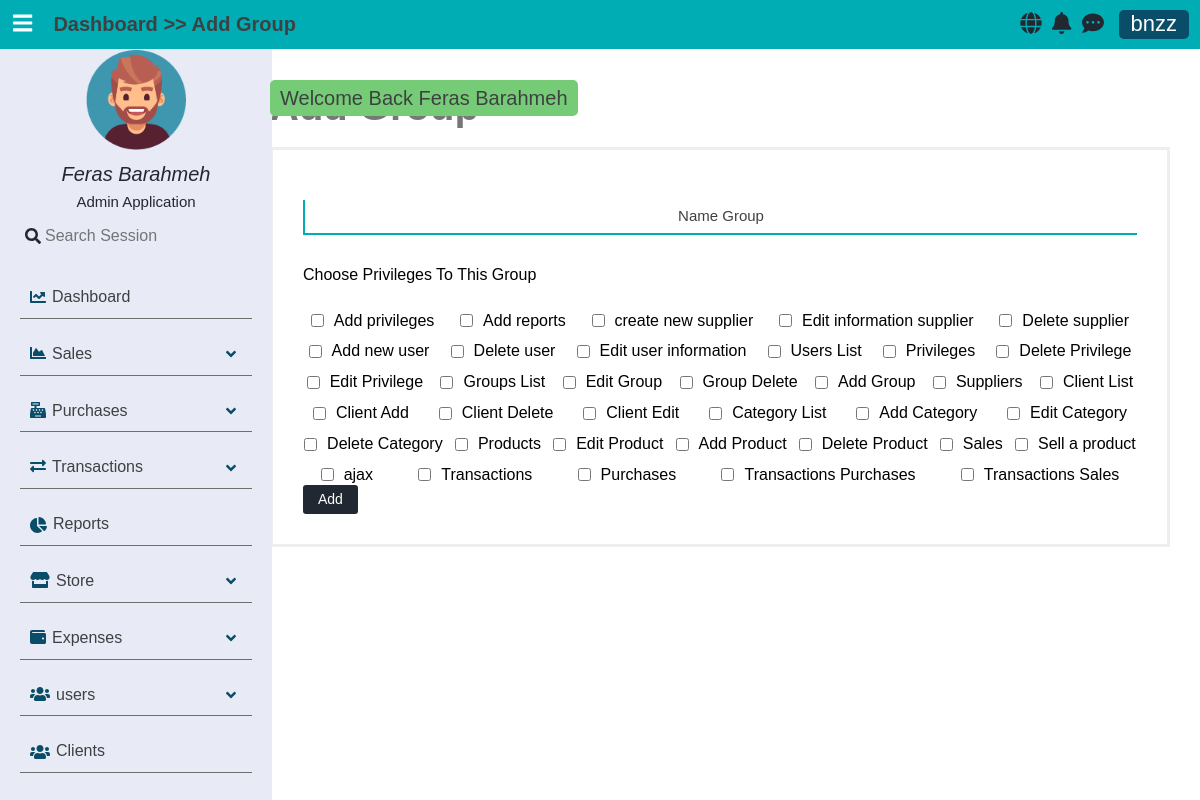
/usersgroups/add (signed in), run on the app's committed database.
### tables this page shows
CREATE TABLE `users_privileges` (
  `PrivilegeId` tinyint(3) UNSIGNED NOT NULL,
  `Privilege` varchar(30) NOT NULL,
  `PrivilegeTitle` varchar(30) NOT NULL
);

### app/controllers/AbstractController.php (called while the page is built, shortened)
<?php
abstract class AbstractController
{
    protected $_controller;
    protected $_action;
    public $_info = [];
    protected Template $_template;
    protected Registration $_registry;
    private function mergeInfo(): void
    {
        $dictionaryLanguage = $this->language->getDictionary();
        if (isset($dictionaryLanguage) && !empty($dictionaryLanguage))
            $this->_info = array_merge($this->_info, $dictionaryLanguage);
    }
    protected function _renderView(): void
    {
        $view = VIEWS_PATH .$this->_controller . DS . $this->_action . ".view.php";
        $this->_template->setRegistry($this->_registry);
        $this->_template->setActionViewFile($view);
        $this->_template->setData($this->_info);
        $this->_template->renderFiles();
    }
    public function setTemplate($tem): void
    {
        $this->_template = $tem;
    }
    public function setRegistry($registry): void
    {
        $this->_registry = $registry;
    }
    public function setController(mixed $controller): void
    {
        $this->_controller = $controller;
    }
    public function setAction(mixed $action): void
    {
        $this->_action = $action;
    }
}

### app/controllers/UsersGroupsController.php (called while the page is built, shortened)
<?php
class UsersGroupsController extends AbstractController
{
    public function addAction()
    {
        $this->_info["privileges"] = UserPrivilegeModel::getAll();
        $this->_renderView();
    }
}

### app/LIB/frontcontroller.php (called while the page is built, shortened)
<?php
class FrontController
{
    private $_controller = "index";
    private $_action = "default";
    private $_params = [];
    private $_template;
    private Registration $_registry;
    public function __construct(Template $tem, Registration $registry, Authentication $authenticated)
    {
        $this->_template = $tem;
        $this->_registry = $registry;
    }
    public function dispatch(): void
    {
        $actionName          = $this->_action . "Action";
        $controller = new $controllerClassName();
        $controller->setController($this->_controller);
        $controller->setAction($this->_action);
        $controller->setParams($this->_params);
        $controller->setTemplate($this->_template);
        $controller->setRegistry($this->_registry);
        $controller->$actionName();
    }
    public function setController(mixed $controller): void
    {
        if (isset($controller) && $controller) {
            $this->_controller = $controller;
        }
    }
    public function setAction(mixed $action): void
    {
        if (isset($action) && $action) {
            $this->_action = $action;
        }
    }
}

### public/index.php (called while the page is built, shortened)
<?php
require_once APP_PATH . DS . "LIB" . DS . "autoload.php";
$session = new SessionManager;
$session->start();
$templateParts = require_once ".." . DS . "app" . DS . "config" . DS . "templateconfig.php";
$template       = new Template($templateParts);
$languages      = new Language();
$message        = Messenger::getInstance($session);
$authenticated  = Authentication::getInstance($session);
$registry       = Registration::getInstance();
$registry->session  = $session;
$registry->language = $languages;
$registry->message  = $message;
$frontController = new FrontController($template, $registry, $authenticated);
$frontController->dispatch();

### app/LIB/autoload.php (called while the page is built, shortened)
<?php
class  AutoLoad {
    public static function autoLoad($className)
    {
        $className = str_replace("APP", '', $className);
        $className = strtolower($className) . ".php" ;
    }
}

### app/LIB/database/databasehandler.php (called while the page is built, shortened)
<?php
abstract class DatabaseHandler
{
    public static function factory():  PDODatabaseHandler | MySQLiDatabaseHandler
    {
        $driver = DATABASE_CONN_DRIVER;
        if ($driver == self::DATABASE_DRIVER_POD) {
            return PDODatabaseHandler::getInstance();
        } elseif ($driver == self::DATABASE_DRIVER_MYSQLI) {
            return MySQLiDatabaseHandler::getInstance();
        }
        return PDODatabaseHandler::getInstance();
    }
}

### app/LIB/database/pdodatabasehandler.php (called while the page is built, shortened)
<?php
class PDODatabaseHandler extends DatabaseHandler
{
    private static $_instance;
    private static $_handler;
    public function __call($name, $arguments)
    {
        return call_user_func_array(array(&self::$_handler, $name), $arguments);
    }
    protected static function init()
    {
        try {
            self::$_handler = new \PDO(
                'mysql:hostname=' . DATABASE_HOST_NAME . ';dbname=' . DATABASE_DB_NAME,
                DATABASE_USER_NAME, DATABASE_PASSWORD, array(
                    \PDO::ATTR_ERRMODE => \PDO::ERRMODE_WARNING,
                    \PDO::MYSQL_ATTR_INIT_COMMAND => 'SET NAMES utf8'
                )
            );
        } catch (\PDOException $e) {
        }
    }
    public static function getInstance(): PDODatabaseHandler
    {
        if(self::$_instance === null) {
            self::$_instance = new self();
        }
        return self::$_instance;
    }
}

### app/models/abstractmodel.php (called while the page is built, shortened)
<?php
class AbstractModel
{
    public static function getAll(): bool|\ArrayIterator
    {
        $query = "SELECT * FROM " . static::$tableName;
        $stmt = DatabaseHandler::factory()->prepare($query);
        $stmt->execute();
        if (method_exists(get_called_class(), "__construct")) {
            $results = $stmt->fetchAll(
                \PDO::FETCH_CLASS | \PDO::FETCH_PROPS_LATE,
                get_called_class(),
                array_keys(static::$tableSchema)
            );
        }
        else {
            $results = $stmt->fetchAll(\PDO::FETCH_CLASS , get_called_class());
        }
        if ((is_array($results) && !empty($results)))  {
            return new \ArrayIterator($results);
        }
        return false;
    }
}

### app/views/usersgroups/add.view.php (the view)
<h1 class="title-header"><?= $title_header ?></h1>
<form class="stander-form" method="POST" enctype="application/x-www-form-urlencoded">
    <fieldset class="rows-inputs">
        <div class="row-input ">
            <input type="text"
                   name="GroupName" id="PrivilegeTitle"
                   class="up-label-focus"
                   placeholder=" " required autocomplete="off"/>
            <label for="GroupName"> <?= $text_name_group; ?> </label>
        </div>
    </fieldset>
    <fieldset class="set-group-user">
        <label class="label-privilege-add-group mb-15"><?= $text_choose_privileges_group ?></label>
        <?php
            if (! empty($privileges)) {
                foreach ($privileges as $privilege) {
                    ?>
                    <div class="">
                        <input type="checkbox" id="privilege-<?= $privilege->PrivilegeId ?>" name="privileges[]" value="<?= $privilege->PrivilegeId ?>" class="cursor-pointer">
                        <label for="privilege-<?= $privilege->PrivilegeId ?>"><?= $privilege->PrivilegeTitle ?></label>
                    </div>
                    <?php
                }
            }
        ?>
    </fieldset>
    <fieldset class="row submit-btn-container">
        <input type="submit" class="stander-btn" value="Add" name="add">
    </fieldset>
</form>

### app/LIB/template/Template.php (shortened to what this page needs)
<?php
class Template
{
    private $_templateParts;
    private $_actionView;
    public function __construct(array $templateParts)
    {
        $this->_templateParts = $templateParts;
    }
    public function setActionViewFile($file): void
    {
        $this->_actionView = $file;
    }
    private function setTemplateHeaderStart(): void
    {
        require_once TEMPLATE_PATH . "templateheaderstart.php";
    }
    private function setTemplateHeaderEnd(): void
    {
        require_once TEMPLATE_PATH . "templateheaderend.php";
    }
    private function ifKeyTemplatePartExist($nameKey): bool
    {
        return array_key_exists($nameKey, $this->_templateParts);
    }
    private function requireFiles($parts): void
    {
        foreach ($parts as $partKey => $partValue) {
            if ($partKey === NAME_VIEW_TEMPLATE_KEY) {
                require_once $this->_actionView;
            }
            else  {
                require_once $partValue;
            }
        }
    }
    private function renderTemplateFiles(): void
    {
        if ($this->ifKeyTemplatePartExist(NAME_TEMPLATE_BLOCK_KEY)) {
            $parts = $this->_templateParts[NAME_TEMPLATE_BLOCK_KEY];
            if(! empty($parts)) {
                $this->requireFiles($parts);
            }
        } else {
            trigger_error("Name Template Key Not Found", E_USER_WARNING);
        }
    }
    private function generateLinksTags($resources, &$links, $type="css"): void
    {
        if (!empty($resources)) {
            foreach ($resources as $resourceKey => $resourceValue) {
                if ($type === "css")
                    $links .=  '<link rel="stylesheet" href="' . $resourceValue .'">';
                else
                    $links .= '<script src="' . $resourceValue. '" ></script>';
            }
        }
    }
    private function renderHeaderResources(): void
    {
        if ($this->ifKeyTemplatePartExist(NAME_TEMPLATE_HEADER_RESOURCES)) {
            $resources = $this->_templateParts[NAME_TEMPLATE_HEADER_RESOURCES];
            $links = '';
            if(! empty($resources)) {
                $css = $resources["css"];
                $this->generateLinksTags($css, $links, "css");
                $js = $resources["js"];
                $this->generateLinksTags($js, $links, "js");
            }
            echo $links;
        }
        else {
            trigger_error("Name Template Key Not Found ( " . NAME_TEMPLATE_HEADER_RESOURCES . ')', E_USER_WARNING);
        }
    }
    private function setTemplateFooter(): void
    {
        require_once TEMPLATE_PATH . "tempaltefooter.php";
    }
    public function renderFiles(): void
    {
        $this->renderHeaderResources();
        $this->renderTemplateFiles();
    }
}

### public/css/en/main.css (style rules this page uses)
* { margin: 0; padding: 0; border: 0; outline: none; line-height: 1.3; font-size: 1em; -webkit-transition: all 500ms; -moz-transition: all 500ms; -o-transition: all 500ms; transition: all 500ms; }
body { height: 74vh; background-color: var(--bg-black-30); font-family: 'Raleway', sans-serif; }
h1, h2, h3, h4, h5 { margin: 0; padding: 0; }
input { accent-color: var(--bg-black-100); }
:root body { --bg-black-900: #222831; --bg-black-100: #00ADB5; --bg-black-70: #00FFCA; --bg-black-80: #393E46; --bg-black-60: #e8eaf6; --bg-black-50: #EEEEEE; --bg-black-30: #ffffff; --text-black-900: #0A4D68; --text-black-700: #3E4142; --text-black-30: #eee; }
input[type="submit"] { transition: color .3s ease-in-out, background-color .3s ease-in-out; }
h1.title-header { font-size: 40px; color: #777; }
.stander-form { border: 3px solid #eee; padding: 30px; margin-top: 15px; }
.rows-inputs { display: flex; position: relative; padding-bottom: 10px; gap: 10px; margin: 20px 0 20px 0; }
.rows-inputs .row-input { position: relative; width: 100%; border-left: 2px solid var(--bg-black-100); border-bottom: 2px solid var(--bg-black-100); padding: 10px 0 2px 10px; }
.rows-inputs .row-input input, .rows-inputs .row-input select, .rows-inputs .row-input textarea { width: 100%; height: 100%; padding: 0; margin: 0; color: var(--text-black-700); }
.rows-inputs .row-input label { position: absolute; top: 50%; left: 50%; transform: translate(-50%, -50%); font-size: 15px; color: var(--text-black-700); }
.stander-btn { max-width: 200px; align-items: center; padding: 5px 15px; border-radius: 3px; cursor: pointer; color: var(--bg-black-30); white-space: nowrap; background-color: var(--bg-black-900); text-transform: capitalize; font-size: 14px; display: flex; }

### public/css/shortcut.css (style rules this page uses)
:root { --danger-color-900: red; --danger-color-700: #c82d2d; --danger-color-500: #c13a3a; --danger-color-300: #c34f4f; --danger-color-200: #d26262; --success-color-900: green; --success-color-700: #0a800a; --success-color-500: #178717; --success-color-300: #47ad47; --success-color-200: #76cc76; --info-color-900: blue; --info-color-700: #1212d1; --info-color-500: #1f1fa9; --info-color-300: #7878fa; --warning-color-900: #b93e00; --warning-color-700: #d8d827; --warning-color-500: #b7b730; --warning-color-300: #FF9966; }
.mb-15 { margin-bottom: 15px; }
.cursor-pointer { cursor: pointer; }

### public/css/en/usersgroups.css (style rules this page uses)
.set-group-user { display: flex; flex-wrap: wrap; gap: 10px; justify-content: space-around; }
.set-group-user input { margin-right: 10px; }
.set-group-user label { display: block; width: 100%; }
.set-group-user div { display: flex; align-items: center; }

### data on the page
users_privileges: PrivilegeTitle "Add privileges"
users_privileges: PrivilegeTitle "Add reports"
users_privileges: PrivilegeTitle "create new supplier"
users_privileges: PrivilegeTitle "Edit information supplier"
users_privileges: PrivilegeTitle "Delete supplier"
users_privileges: PrivilegeTitle "Add new user"
users_privileges: PrivilegeTitle "Delete user"
users_privileges: PrivilegeTitle "Edit user information"
users_privileges: PrivilegeTitle "Users List"
users_privileges: PrivilegeTitle "Privileges"
users_privileges: PrivilegeTitle "Delete Privilege"
users_privileges: PrivilegeTitle "Edit Privilege"
users_privileges: PrivilegeTitle "Groups List"
users_privileges: PrivilegeTitle "Edit Group"
users_privileges: PrivilegeTitle "Group Delete"
users_privileges: PrivilegeTitle "Add Group"
users_privileges: PrivilegeTitle "Suppliers"
users_privileges: PrivilegeTitle "Client List"
users_privileges: PrivilegeTitle "Client Add"
users_privileges: PrivilegeTitle "Client Delete"
users_privileges: PrivilegeTitle "Client Edit"
users_privileges: PrivilegeTitle "Category List"
users_privileges: PrivilegeTitle "Add Category"
users_privileges: PrivilegeTitle "Edit Category"
users_privileges: PrivilegeTitle "Delete Category"
users_privileges: PrivilegeTitle "Products"
users_privileges: PrivilegeTitle "Edit Product"
users_privileges: PrivilegeTitle "Add Product"
users_privileges: PrivilegeTitle "Delete Product"
users_privileges: PrivilegeTitle "Sales"
users_privileges: PrivilegeTitle "Sell a product"
users_privileges: PrivilegeTitle "ajax"
users_privileges: PrivilegeTitle "Transactions"
users_privileges: PrivilegeTitle "Purchases"
users_privileges: PrivilegeTitle "Transactions Purchases"
users_privileges: PrivilegeTitle "Transactions Sales"

### other printed values
$message[0] "Welcome Back Feras Barahmeh"
